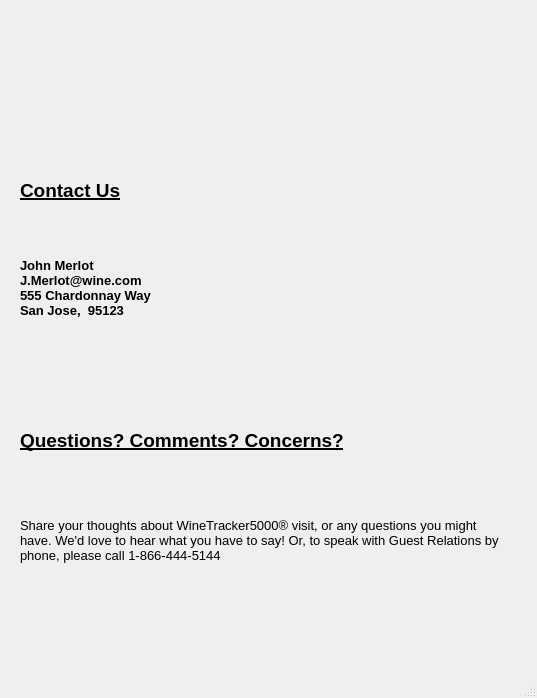
<?xml version="1.0" encoding="UTF-8"?>
<ui version="4.0">
 <class>MainWindow</class>
 <widget class="QMainWindow" name="MainWindow">
  <property name="geometry">
   <rect>
    <x>0</x>
    <y>0</y>
    <width>537</width>
    <height>698</height>
   </rect>
  </property>
  <property name="windowTitle">
   <string>MainWindow</string>
  </property>
  <widget class="QWidget" name="centralwidget">
   <widget class="QLabel" name="contactUsImage">
    <property name="geometry">
     <rect>
      <x>110</x>
      <y>20</y>
      <width>301</width>
      <height>101</height>
     </rect>
    </property>
    <property name="text">
     <string/>
    </property>
   </widget>
   <widget class="QLabel" name="label">
    <property name="geometry">
     <rect>
      <x>20</x>
      <y>160</y>
      <width>231</width>
      <height>61</height>
     </rect>
    </property>
    <property name="font">
     <font>
      <pointsize>14</pointsize>
      <weight>75</weight>
      <bold>true</bold>
      <underline>true</underline>
     </font>
    </property>
    <property name="layoutDirection">
     <enum>Qt::LeftToRight</enum>
    </property>
    <property name="text">
     <string>Contact Us</string>
    </property>
   </widget>
   <widget class="QLabel" name="label_2">
    <property name="geometry">
     <rect>
      <x>20</x>
      <y>230</y>
      <width>461</width>
      <height>131</height>
     </rect>
    </property>
    <property name="font">
     <font>
      <pointsize>10</pointsize>
      <weight>75</weight>
      <bold>true</bold>
     </font>
    </property>
    <property name="text">
     <string>John Merlot
J.Merlot@wine.com
555 Chardonnay Way
San Jose,  95123
</string>
    </property>
   </widget>
   <widget class="QLabel" name="label_3">
    <property name="geometry">
     <rect>
      <x>20</x>
      <y>420</y>
      <width>421</width>
      <height>41</height>
     </rect>
    </property>
    <property name="font">
     <font>
      <pointsize>14</pointsize>
      <weight>75</weight>
      <bold>true</bold>
      <underline>true</underline>
     </font>
    </property>
    <property name="text">
     <string>Questions? Comments? Concerns?</string>
    </property>
   </widget>
   <widget class="QLabel" name="label_4">
    <property name="geometry">
     <rect>
      <x>20</x>
      <y>480</y>
      <width>481</width>
      <height>121</height>
     </rect>
    </property>
    <property name="font">
     <font>
      <pointsize>10</pointsize>
     </font>
    </property>
    <property name="text">
     <string>Share your thoughts about WineTracker5000® visit, or any questions you might have. We'd love to hear what you have to say! Or, to speak with Guest Relations by phone, please call 1-866-444-5144</string>
    </property>
    <property name="wordWrap">
     <bool>true</bool>
    </property>
   </widget>
  </widget>
  <widget class="QMenuBar" name="menubar">
   <property name="geometry">
    <rect>
     <x>0</x>
     <y>0</y>
     <width>537</width>
     <height>26</height>
    </rect>
   </property>
  </widget>
  <widget class="QStatusBar" name="statusbar"/>
 </widget>
 <resources/>
 <connections/>
</ui>
